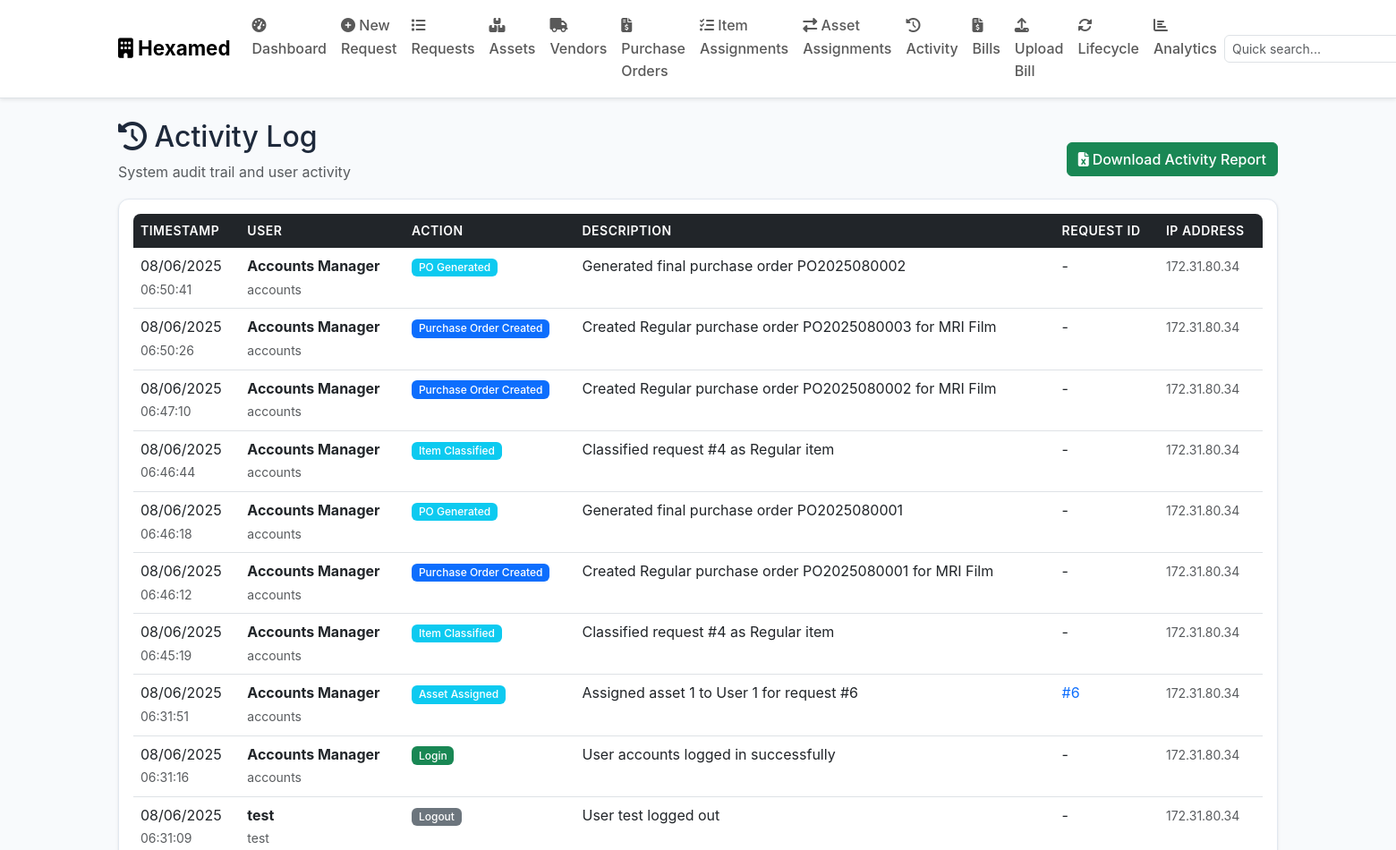
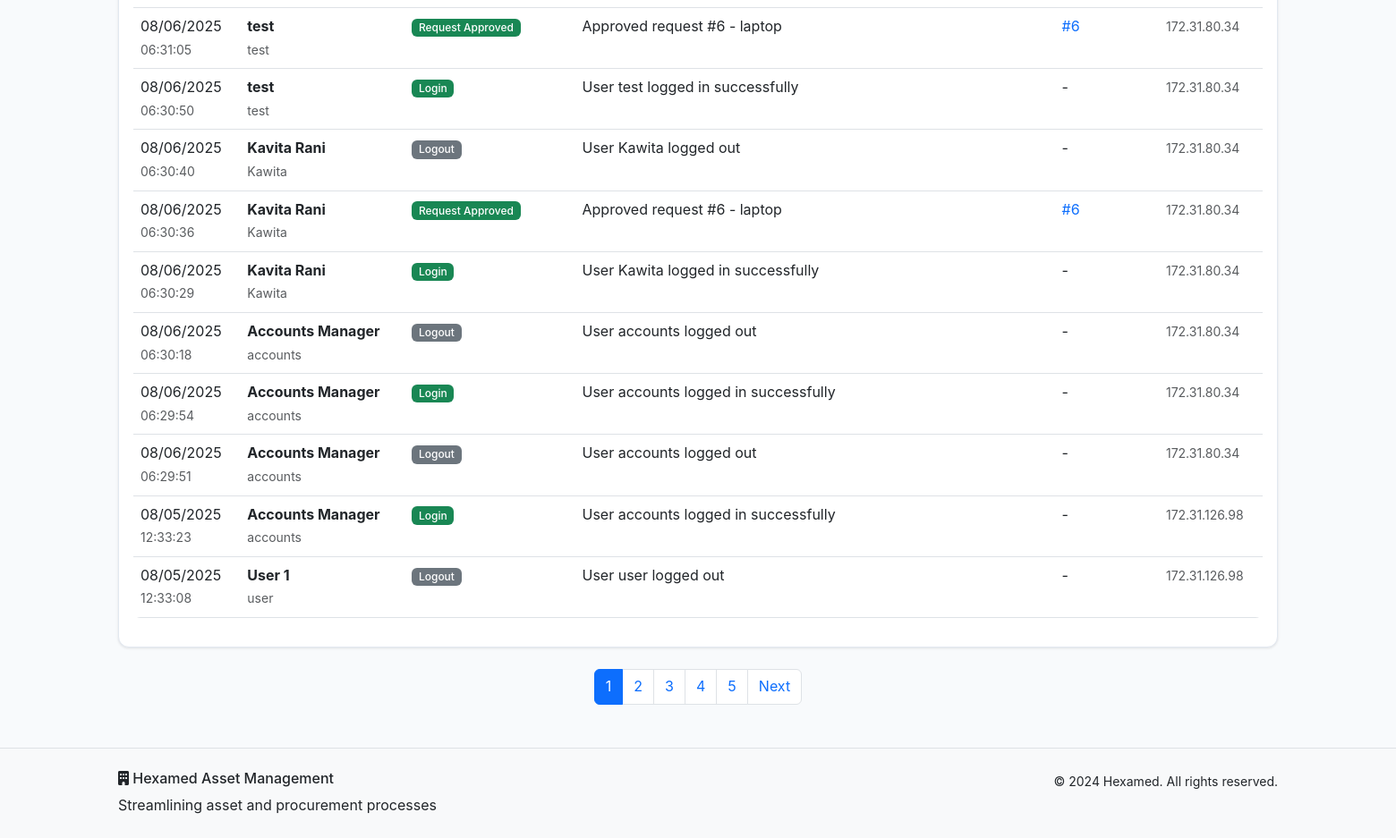
/activity (signed in), run on an earlier commit of the app's database (2 pictures, top to bottom).
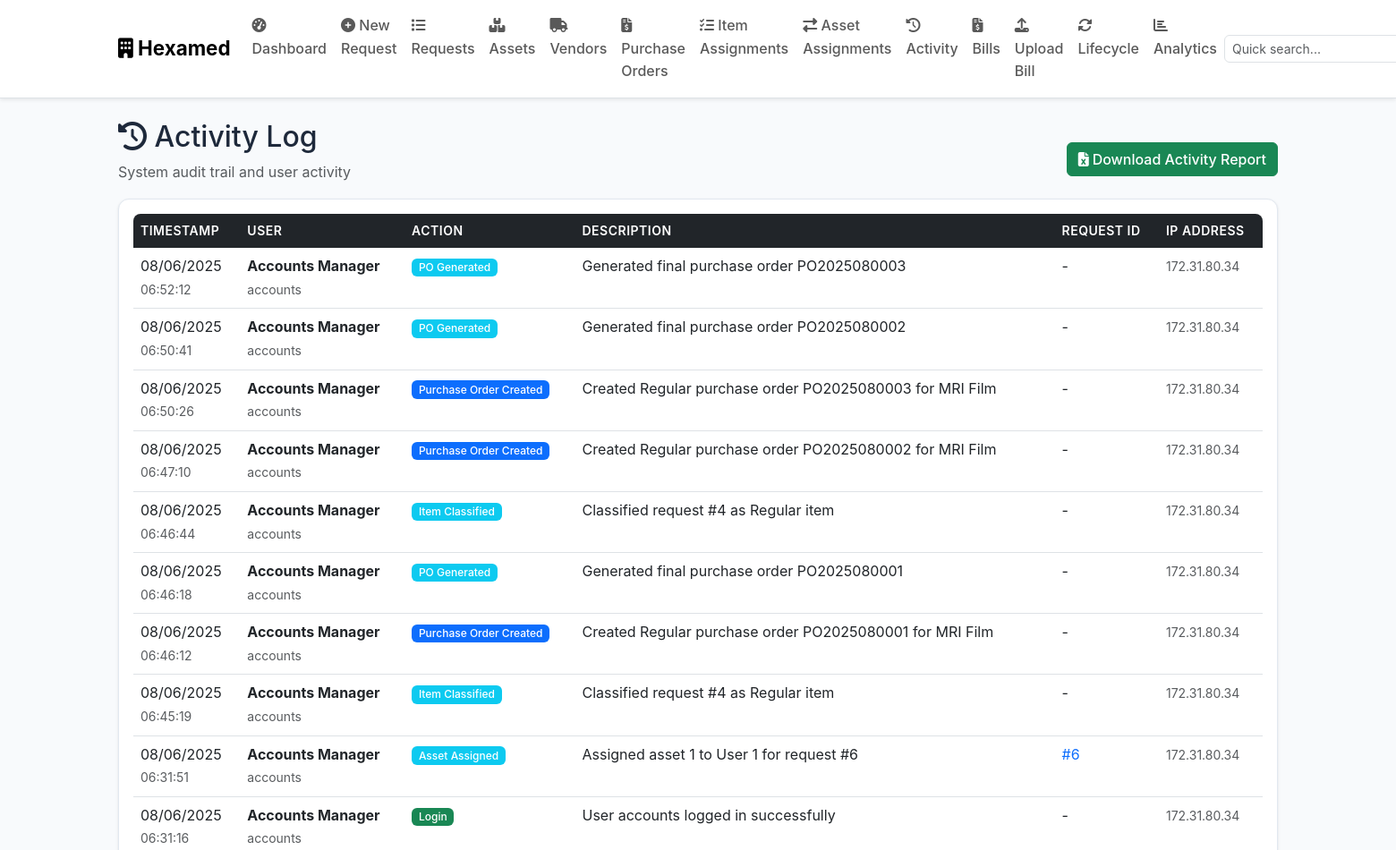
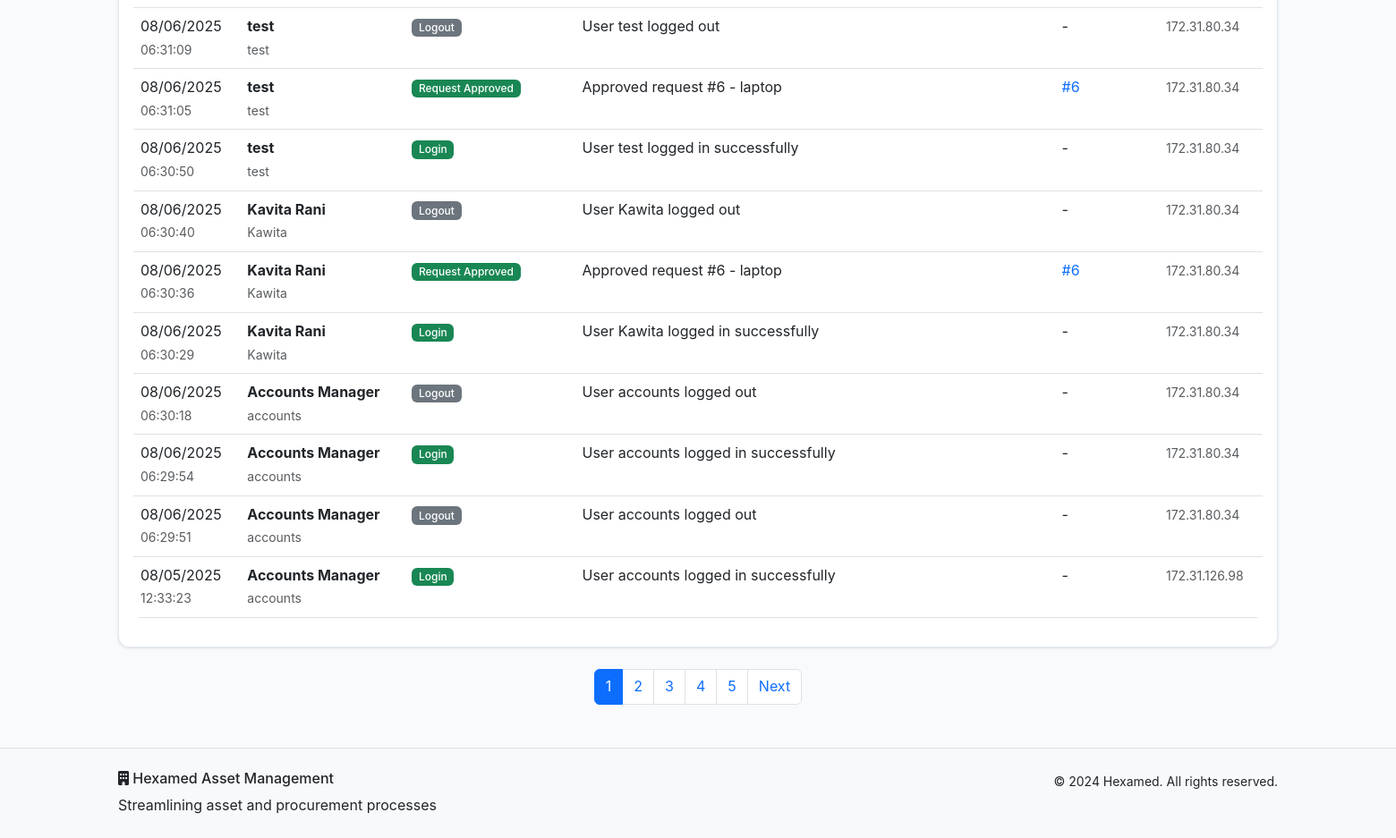
And on a later commit of the database (2 pictures, top to bottom).
### models.py (models this page shows, shortened)
class ActivityLog(db.Model):
    id = db.Column(db.Integer, primary_key=True)
    action = db.Column(db.String(100), nullable=False)
    description = db.Column(db.Text, nullable=False)
    timestamp = db.Column(db.DateTime, default=datetime.utcnow)
    ip_address = db.Column(db.String(45))
    user_id = db.Column(db.Integer, db.ForeignKey('user.id'), nullable=False)
    request_id = db.Column(db.Integer, db.ForeignKey('asset_request.id'), nullable=True)
    user = db.relationship('User', backref='activities')
    request = db.relationship('AssetRequest', backref='activities')

class User(db.Model):
    id = db.Column(db.Integer, primary_key=True)
    username = db.Column(db.String(80), unique=True, nullable=False)
    email = db.Column(db.String(120), unique=True, nullable=False)
    password_hash = db.Column(db.String(256), nullable=False)
    role = db.Column(db.String(50), nullable=False, default='User')
    full_name = db.Column(db.String(100), nullable=False)
    floor = db.Column(db.String(50))
    department = db.Column(db.String(100))
    created_at = db.Column(db.DateTime, default=datetime.utcnow)
    is_active = db.Column(db.Boolean, default=True)
    requests = db.relationship('AssetRequest', foreign_keys='AssetRequest.user_id', backref='requester', lazy=True)

### routes.py (the view)
    def decorated_function(*args, **kwargs):
        if 'user_id' not in session:
            flash('Please log in to access this page.', 'warning')
            return redirect(url_for('login'))
        return f(*args, **kwargs)

### routes.py (called while the page is built)
def require_login(f):
    def decorated_function(*args, **kwargs):
        if 'user_id' not in session:
            flash('Please log in to access this page.', 'warning')
            return redirect(url_for('login'))
        return f(*args, **kwargs)
    decorated_function.__name__ = f.__name__
    return decorated_function

@app.route('/activity')
@require_login
def activity_log():
    user = User.query.get(session['user_id'])
    page = request.args.get('page', 1, type=int)
    activities = ActivityLog.query.order_by(ActivityLog.timestamp.desc()).paginate(
        page=page, per_page=20, error_out=False)
    return render_template('activity.html', activities=activities, user=user)

### templates/activity.html (shortened to what this page needs)
{% extends "base.html" %}
{% block content %}
<div class="container my-4">
    <div class="row">
        <div class="col">
            <div class="d-flex justify-content-between align-items-center">
                <div>
                    <h2><i class="fas fa-history"></i> Activity Log</h2>
                    <p class="text-muted">System audit trail and user activity</p>
                </div>
                {% if user.role in ['Admin', 'MD', 'Accounts/SCM'] %}
                <div>
                    <a href="{{ url_for('download_recent_activity') }}" class="btn btn-success">
                        <i class="fas fa-file-excel me-1"></i>Download Activity Report
                    </a>
                </div>
                {% endif %}
            </div>
        </div>
    </div>
    {% if activities.items %}
    <div class="card">
        <div class="card-body">
            <div class="table-responsive">
                <table class="table table-hover">
                    <thead>
                        <tr>
                            <th>Timestamp</th>
                            <th>User</th>
                            <th>Action</th>
                            <th>Description</th>
                            <th>Request ID</th>
                            <th>IP Address</th>
                        </tr>
                    </thead>
                    <tbody>
                        {% for activity in activities.items %}
                        <tr>
                            <td>
                                <div>
                                    {{ activity.timestamp.strftime('%m/%d/%Y') }}
                                    <br><small class="text-muted">{{ activity.timestamp.strftime('%H:%M:%S') }}</small>
                                </div>
                            </td>
                            <td>
                                <div>
                                    <strong>{{ activity.user.full_name }}</strong>
                                    <br><small class="text-muted">{{ activity.user.username }}</small>
                                </div>
                            </td>
                            <td>
                                {% if 'Login' in activity.action %}
                                    <span class="badge bg-success">{{ activity.action }}</span>
                                {% elif 'Logout' in activity.action %}
                                    <span class="badge bg-secondary">{{ activity.action }}</span>
                                {% elif 'Created' in activity.action %}
                                    <span class="badge bg-primary">{{ activity.action }}</span>
                                {% elif 'Approved' in activity.action %}
                                    <span class="badge bg-success">{{ activity.action }}</span>
                                {% elif 'Rejected' in activity.action %}
                                    <span class="badge bg-danger">{{ activity.action }}</span>
                                {% elif 'Hold' in activity.action %}
                                    <span class="badge bg-warning">{{ activity.action }}</span>
                                {% else %}
                                    <span class="badge bg-info">{{ activity.action }}</span>
                                {% endif %}
                            </td>
                            <td>{{ activity.description }}</td>
                            <td>
                                {% if activity.request_id %}
                                    <a href="{{ url_for('view_requests') }}" class="text-decoration-none">
                                        #{{ activity.request_id }}
                                    </a>
                                {% else %}
                                    -
                                {% endif %}
                            </td>
                            <td>
                                <small class="text-muted">{{ activity.ip_address or '-' }}</small>
                            </td>
                        </tr>
                        {% endfor %}
                    </tbody>
                </table>
            </div>
        </div>
    </div>
    {% if activities.pages > 1 %}
    <nav class="mt-4">
        <ul class="pagination justify-content-center">
            {% for page_num in activities.iter_pages() %}
                {% if page_num %}
                    {% if page_num != activities.page %}
                        <li class="page-item">
                            <a class="page-link" href="{{ url_for('activity_log', page=page_num) }}">{{ page_num }}</a>
                        </li>
                    {% else %}
                        <li class="page-item active">
                            <span class="page-link">{{ page_num }}</span>
                        </li>
                    {% endif %}
                {% else %}
                    <li class="page-item disabled">
                        <span class="page-link">...</span>
                    </li>
                {% endif %}
            {% endfor %}
            {% if activities.has_next %}
                <li class="page-item">
                    <a class="page-link" href="{{ url_for('activity_log', page=activities.next_num) }}">Next</a>
                </li>
            {% endif %}
        </ul>
    </nav>
    {% endif %}
    {% endif %}
</div>
{% endblock %}

### templates/base.html (shortened to what this page needs)
<!DOCTYPE html>
<html lang="en" data-bs-theme="light">
<head>
    <link href="https://cdn.jsdelivr.net/npm/bootstrap@5.3.0/dist/css/bootstrap.min.css" rel="stylesheet">
    <link rel="stylesheet" href="https://cdnjs.cloudflare.com/ajax/libs/font-awesome/6.4.0/css/all.min.css">
    <link rel="stylesheet" href="{{ url_for('static', filename='style.css') }}">
</head>
<body>
    {% if session.user_id %}
    <nav class="navbar navbar-expand-lg navbar-light bg-white shadow-sm border-bottom">
        <div class="container">
            <a class="navbar-brand" href="{{ url_for('dashboard') }}">
                <i class="fas fa-building"></i> Hexamed
            </a>
            <div class="collapse navbar-collapse" id="navbarNav">
                <ul class="navbar-nav me-auto">
                    <li class="nav-item">
                        <a class="nav-link" href="{{ url_for('dashboard') }}">
                            <i class="fas fa-tachometer-alt"></i> Dashboard
                        </a>
                    </li>
                    <li class="nav-item">
                        <a class="nav-link" href="{{ url_for('create_request') }}">
                            <i class="fas fa-plus-circle"></i> New Request
                        </a>
                    </li>
                    <li class="nav-item">
                        <a class="nav-link" href="{{ url_for('view_requests') }}">
                            <i class="fas fa-list"></i> Requests
                        </a>
                    </li>
                    <li class="nav-item">
                        <a class="nav-link" href="{{ url_for('view_assets') }}">
                            <i class="fas fa-boxes"></i> Assets
                        </a>
                    </li>
                    {% if session.role in ['Admin', 'MD', 'Accounts/SCM'] %}
                    <li class="nav-item">
                        <a class="nav-link" href="{{ url_for('view_vendors') }}">
                            <i class="fas fa-truck"></i> Vendors
                        </a>
                    </li>
                    <li class="nav-item">
                        <a class="nav-link" href="{{ url_for('view_purchase_orders') }}">
                            <i class="fas fa-file-invoice-dollar"></i> Purchase Orders
                        </a>
                    </li>
                    {% endif %}
                    {% if session.role in ['Admin', 'MD', 'Accounts/SCM'] %}
                        <li class="nav-item">
                            <a class="nav-link" href="{{ url_for('view_assignments') }}">
                                <i class="fas fa-tasks"></i> Item Assignments
                            </a>
                        </li>
                        <li class="nav-item">
                            <a class="nav-link" href="{{ url_for('view_asset_assignments') }}">
                                <i class="fas fa-exchange-alt"></i> Asset Assignments
                            </a>
                        </li>
                        {% endif %}
                    <li class="nav-item">
                        <a class="nav-link" href="{{ url_for('activity_log') }}">
                            <i class="fas fa-history"></i> Activity
                        </a>
                    </li>
                    {% if session.role in ['Admin', 'MD', 'Accounts/SCM'] %}
                        <li class="nav-item">
                            <a class="nav-link" href="{{ url_for('view_bills') }}">
                                <i class="fas fa-file-invoice-dollar"></i> Bills
                            </a>
                        </li>
                        {% endif %}
                        {% if session.role == 'Accounts/SCM' %}
                        <li class="nav-item">
                            <a class="nav-link" href="{{ url_for('scm_upload_bill') }}">
                                <i class="fas fa-upload"></i> Upload Bill
                            </a>
                        </li>
                        {% endif %}
                    <li class="nav-item">
                        <a class="nav-link" href="{{ url_for('asset_lifecycle_dashboard') }}">
                            <i class="fas fa-sync-alt"></i> Lifecycle
                        </a>
                    </li>
                    <li class="nav-item">
                        <a class="nav-link" href="{{ url_for('analytics_dashboard') }}">
                            <i class="fas fa-chart-bar"></i> Analytics
                        </a>
                    </li>
                </ul>
                <div class="navbar-nav me-3 d-none d-lg-block">
                    <div class="nav-item search-container position-relative">
                        <div class="input-group" style="width: 250px;">
                            <input type="text" class="form-control form-control-sm" id="navSearch"
                                   placeholder="Quick search..." autocomplete="off">
                        </div>
                    </div>
                </div>
            </div>
        </div>
    </nav>
    {% endif %}
    <main>
        {% block content %}{% endblock %}
    </main>
    <footer class="bg-light text-dark mt-5 py-4 border-top">
        <div class="container">
            <div class="row">
                <div class="col-md-6">
                    <h6><i class="fas fa-building"></i> Hexamed Asset Management</h6>
                    <p class="mb-0">Streamlining asset and procurement processes</p>
                </div>
                <div class="col-md-6 text-md-end">
                    <small>&copy; 2024 Hexamed. All rights reserved.</small>
                </div>
            </div>
        </div>
    </footer>
</body>
</html>

### static/style.css (style rules this page uses)
:root { --hexamed-primary: #2563eb; --hexamed-secondary: #64748b; --hexamed-success: #00ffaa; --hexamed-warning: #ffa200; --hexamed-danger: #ff0000; --hexamed-info: #06b6d4; --hexamed-light: #f8fafc; --hexamed-dark: #465977; --hexamed-gradient: linear-gradient(135deg, #2563eb, #06b6d4); }
body { font-family: 'Inter', 'Segoe UI', Tahoma, Geneva, Verdana, sans-serif; line-height: 1.6; background-color: #f8fafc; color: #1e293b; }
.navbar-brand { font-weight: bold; font-size: 1.4rem; }
.navbar-nav .nav-link { font-weight: 500; transition: color 0.3s ease; }
.card { border: 1px solid #e2e8f0; border-radius: 0.75rem; box-shadow: 0 1px 3px rgba(0, 0, 0, 0.1); transition: all 0.3s ease; background: white; }
.btn { font-weight: 500; transition: all 0.3s ease; border-radius: 0.375rem; }
.table { border-radius: 0.5rem; overflow: hidden; }
.table thead th { background-color: var(--bs-dark); color: white; border: none; font-weight: 600; text-transform: uppercase; font-size: 0.875rem; letter-spacing: 0.5px; }
.table tbody tr { transition: background-color 0.2s ease; }
.badge { font-weight: 500; font-size: 0.75rem; padding: 0.35em 0.65em; }
.form-control, .form-select { border-radius: 0.375rem; border: 1px solid var(--bs-border-color); transition: border-color 0.3s ease, box-shadow 0.3s ease; }
.search-container { position: relative; }

What changed in the data, as far as the page shows it:
no longer on this page (row unchanged): ActivityLog: timestamp "08/05/2025", timestamp "12:33:08", user.full_name "User 1", user.username "user", action "Logout", description "User user logged out", ip_address "172.31.126.98"
added ActivityLog: timestamp "08/06/2025", timestamp "06:52:12", user.full_name "Accounts Manager", user.username "accounts", action "PO Generated", description "Generated final purchase order PO2025080003", ip_address "172.31.80.34"
